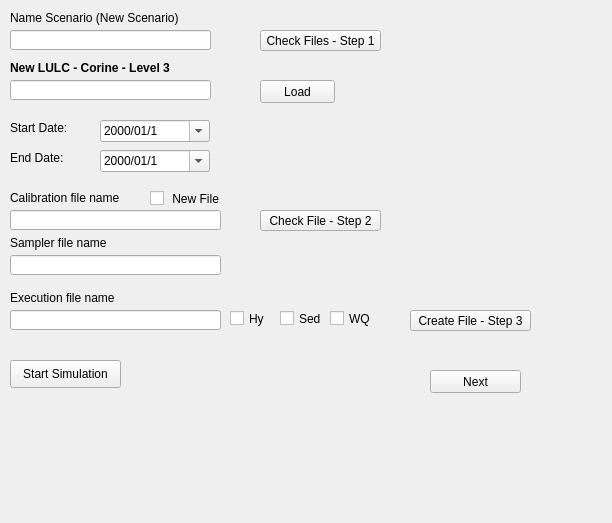
            <widget class="QWidget" name="step2">
             <property name="geometry">
              <rect>
               <x>0</x>
               <y>0</y>
               <width>612</width>
               <height>523</height>
              </rect>
             </property>
             <attribute name="label">
              <string>Step 2 - Base Simulation</string>
             </attribute>
             <widget class="QLabel" name="label_6">
              <property name="geometry">
               <rect>
                <x>10</x>
                <y>10</y>
                <width>201</width>
                <height>16</height>
               </rect>
              </property>
              <property name="text">
               <string>&lt;html&gt;&lt;head/&gt;&lt;body&gt;&lt;p&gt;Name Scenario (New Scenario)&lt;/p&gt;&lt;/body&gt;&lt;/html&gt;</string>
              </property>
             </widget>
             <widget class="QLineEdit" name="name_scenario_initial">
              <property name="geometry">
               <rect>
                <x>10</x>
                <y>30</y>
                <width>201</width>
                <height>20</height>
               </rect>
              </property>
             </widget>
             <widget class="QPushButton" name="Check_Files_1">
              <property name="geometry">
               <rect>
                <x>260</x>
                <y>30</y>
                <width>121</width>
                <height>21</height>
               </rect>
              </property>
              <property name="text">
               <string>Check Files - Step 1</string>
              </property>
             </widget>
             <widget class="QLabel" name="label_29">
              <property name="geometry">
               <rect>
                <x>10</x>
                <y>120</y>
                <width>141</width>
                <height>16</height>
               </rect>
              </property>
              <property name="text">
               <string>&lt;html&gt;&lt;head/&gt;&lt;body&gt;&lt;p&gt;Start Date:&lt;/p&gt;&lt;/body&gt;&lt;/html&gt;</string>
              </property>
             </widget>
             <widget class="QDateEdit" name="start_date_s_b">
              <property name="geometry">
               <rect>
                <x>100</x>
                <y>120</y>
                <width>110</width>
                <height>22</height>
               </rect>
              </property>
              <property name="currentSection">
               <enum>QDateTimeEdit::YearSection</enum>
              </property>
              <property name="displayFormat">
               <string>yyyy/MM/d</string>
              </property>
              <property name="calendarPopup">
               <bool>true</bool>
              </property>
              <property name="timeSpec">
               <enum>Qt::LocalTime</enum>
              </property>
             </widget>
             <widget class="QLabel" name="label_30">
              <property name="geometry">
               <rect>
                <x>10</x>
                <y>150</y>
                <width>141</width>
                <height>16</height>
               </rect>
              </property>
              <property name="text">
               <string>&lt;html&gt;&lt;head/&gt;&lt;body&gt;&lt;p&gt;End Date:&lt;/p&gt;&lt;/body&gt;&lt;/html&gt;</string>
              </property>
             </widget>
             <widget class="QDateEdit" name="end_date_s_b">
              <property name="geometry">
               <rect>
                <x>100</x>
                <y>150</y>
                <width>110</width>
                <height>22</height>
               </rect>
              </property>
              <property name="currentSection">
               <enum>QDateTimeEdit::YearSection</enum>
              </property>
              <property name="displayFormat">
               <string>yyyy/MM/d</string>
              </property>
              <property name="calendarPopup">
               <bool>true</bool>
              </property>
              <property name="timeSpec">
               <enum>Qt::LocalTime</enum>
              </property>
             </widget>
             <widget class="QLineEdit" name="name_calibration_file">
              <property name="geometry">
               <rect>
                <x>10</x>
                <y>210</y>
                <width>211</width>
                <height>20</height>
               </rect>
              </property>
             </widget>
             <widget class="QLabel" name="label_31">
              <property name="geometry">
               <rect>
                <x>10</x>
                <y>190</y>
                <width>161</width>
                <height>16</height>
               </rect>
              </property>
              <property name="text">
               <string>&lt;html&gt;&lt;head/&gt;&lt;body&gt;&lt;p&gt;Calibration file name&lt;/p&gt;&lt;/body&gt;&lt;/html&gt;</string>
              </property>
             </widget>
             <widget class="QLineEdit" name="name_Execution_Base">
              <property name="geometry">
               <rect>
                <x>10</x>
                <y>310</y>
                <width>211</width>
                <height>20</height>
               </rect>
              </property>
             </widget>
             <widget class="QLabel" name="label_41">
              <property name="geometry">
               <rect>
                <x>10</x>
                <y>290</y>
                <width>161</width>
                <height>16</height>
               </rect>
              </property>
              <property name="text">
               <string>&lt;html&gt;&lt;head/&gt;&lt;body&gt;&lt;p&gt;Execution file name&lt;/p&gt;&lt;/body&gt;&lt;/html&gt;</string>
              </property>
             </widget>
             <widget class="QPushButton" name="Check_Files_cal">
              <property name="geometry">
               <rect>
                <x>260</x>
                <y>210</y>
                <width>121</width>
                <height>21</height>
               </rect>
              </property>
              <property name="text">
               <string>Check File - Step 2</string>
              </property>
             </widget>
             <widget class="QPushButton" name="Create_File_Exe_B">
              <property name="geometry">
               <rect>
                <x>410</x>
                <y>310</y>
                <width>121</width>
                <height>21</height>
               </rect>
              </property>
              <property name="text">
               <string>Create File - Step 3</string>
              </property>
             </widget>
             <widget class="QPushButton" name="Run_Simulation_B">
              <property name="geometry">
               <rect>
                <x>10</x>
                <y>360</y>
                <width>111</width>
                <height>28</height>
               </rect>
              </property>
              <property name="text">
               <string>Start Simulation</string>
              </property>
             </widget>
             <widget class="QPushButton" name="Button_Step_s2">
              <property name="geometry">
               <rect>
                <x>430</x>
                <y>370</y>
                <width>91</width>
                <height>23</height>
               </rect>
              </property>
              <property name="text">
               <string>Next</string>
              </property>
             </widget>
             <widget class="QCheckBox" name="Check_Base_File_2">
              <property name="geometry">
               <rect>
                <x>150</x>
                <y>190</y>
                <width>70</width>
                <height>17</height>
               </rect>
              </property>
              <property name="text">
               <string> New File</string>
              </property>
             </widget>
             <widget class="QLineEdit" name="Path_Raster_LULC">
              <property name="geometry">
               <rect>
                <x>10</x>
                <y>80</y>
                <width>201</width>
                <height>20</height>
               </rect>
              </property>
             </widget>
             <widget class="QLabel" name="label_24">
              <property name="geometry">
               <rect>
                <x>10</x>
                <y>60</y>
                <width>191</width>
                <height>16</height>
               </rect>
              </property>
              <property name="text">
               <string>&lt;html&gt;&lt;head/&gt;&lt;body&gt;&lt;p&gt;&lt;span style=&quot; font-weight:600;&quot;&gt;New LULC - Corine - Level 3&lt;/span&gt;&lt;/p&gt;&lt;/body&gt;&lt;/html&gt;</string>
              </property>
             </widget>
             <widget class="QPushButton" name="Button_Load_LULC">
              <property name="geometry">
               <rect>
                <x>260</x>
                <y>80</y>
                <width>75</width>
                <height>23</height>
               </rect>
              </property>
              <property name="text">
               <string>Load</string>
              </property>
             </widget>
             <widget class="QCheckBox" name="Hydro_Model">
              <property name="geometry">
               <rect>
                <x>230</x>
                <y>310</y>
                <width>70</width>
                <height>17</height>
               </rect>
              </property>
              <property name="text">
               <string>Hy</string>
              </property>
             </widget>
             <widget class="QCheckBox" name="Sediments_Model">
              <property name="geometry">
               <rect>
                <x>280</x>
                <y>310</y>
                <width>70</width>
                <height>17</height>
               </rect>
              </property>
              <property name="text">
               <string>Sed</string>
              </property>
             </widget>
             <widget class="QCheckBox" name="Water_Q_Model">
              <property name="geometry">
               <rect>
                <x>330</x>
                <y>310</y>
                <width>70</width>
                <height>17</height>
               </rect>
              </property>
              <property name="text">
               <string>WQ</string>
              </property>
             </widget>
             <widget class="QLineEdit" name="sampler_file_name">
              <property name="geometry">
               <rect>
                <x>10</x>
                <y>255</y>
                <width>211</width>
                <height>20</height>
               </rect>
              </property>
             </widget>
             <widget class="QLabel" name="label_32">
              <property name="geometry">
               <rect>
                <x>10</x>
                <y>235</y>
                <width>161</width>
                <height>16</height>
               </rect>
              </property>
              <property name="text">
               <string>&lt;html&gt;&lt;head/&gt;&lt;body&gt;&lt;p&gt;Sampler file name&lt;/p&gt;&lt;/body&gt;&lt;/html&gt;</string>
              </property>
             </widget>
            </widget>
